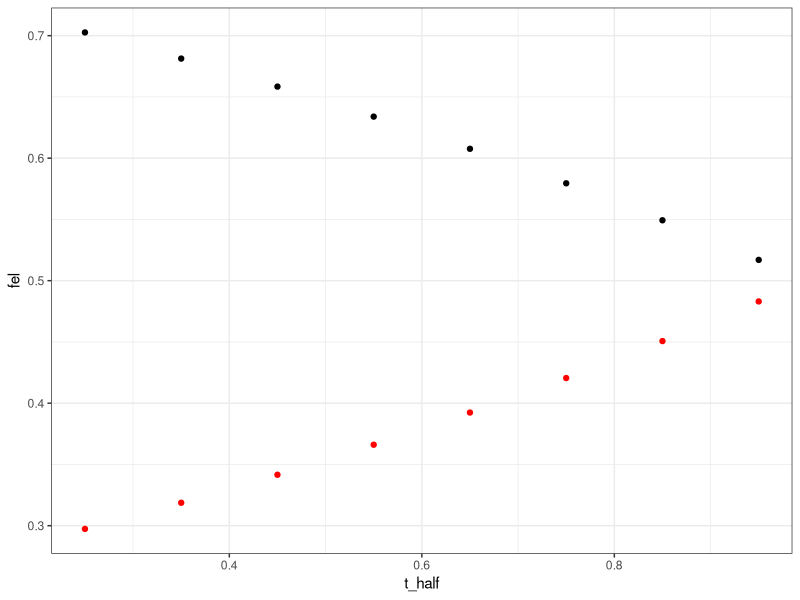

Source code (R):
## ---- chunk 1
library(tidyverse)
## ---- chunk 2

Dose<-50 
Vd<-0.6
k<-5
t<-6


C0<-Dose/Vd #initial concentration = dose/volume of distribution


C1<-C0 * exp((-1)*k*t)

## ---- chunk 3

t_half<-.5 #half life
tao<- 2 #dose interval
cheat<-(-0.693)

#fraction eliminated
fel<-1-(exp(cheat*(tao-t_half)))


## ---- chunk 4
t_half<-seq(0.25, 1, by = .1) #half life
#t_half<-c(1, 10, 100) #half life

tao<- 2 #dose interval
cheat<-(-0.693)

#fraction eliminated
fel<-1-(exp(cheat*(tao-t_half)))

df<-tibble(t_half = t_half, 
           tao = tao, 
           cheat = cheat,
           fel = 1-(exp(cheat*(tao-t_half)))
)%>%
  mutate(fr = 1-fel)
## ---- chunk 5
ggplot(df)+
  geom_point(aes(x = t_half, y= fel))+
  geom_point(aes(x = t_half, y= fr), color = 'red')+
  theme_bw()
